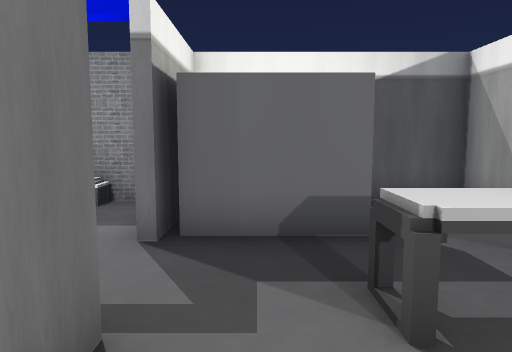
view 1 (above)

17 first-person views from a walk through a Unity game level. The camera is 1.3 m above the floor, tilts 6° down and sees 70° across. Doors are open. The floor is counted in squares, 1 m on a side. Each view is taken from the middle of a square. On the plan, view 1 faces up. The plan holds only what a view shows up to about 15 squares ahead; the rest is blank. The place goes on beyond the plan. Some surface patterns are stand-ins.

view 2
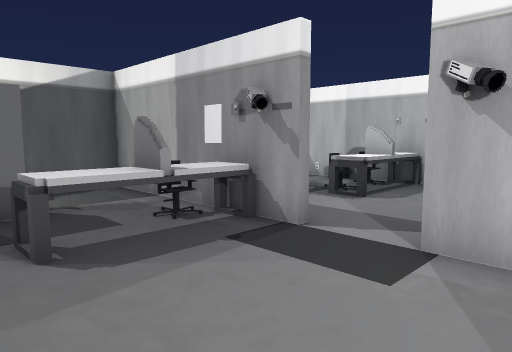

view 3
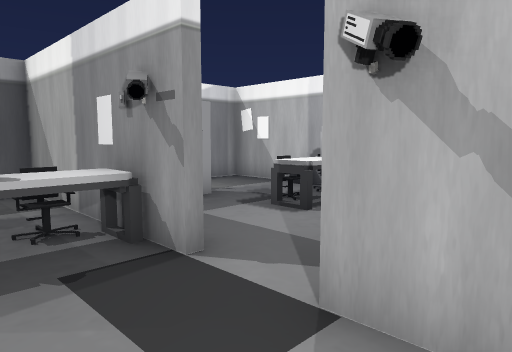

view 4
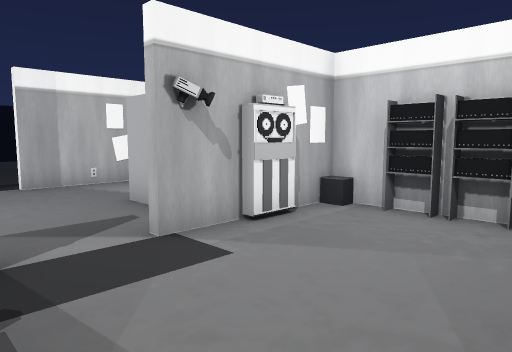

view 5
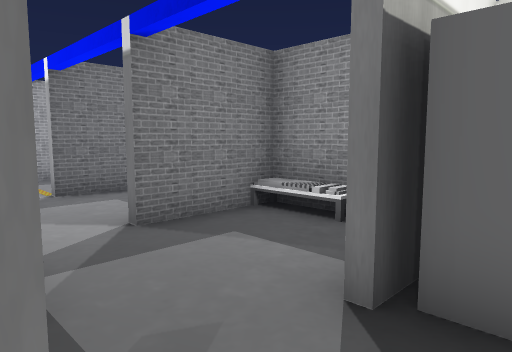

view 6
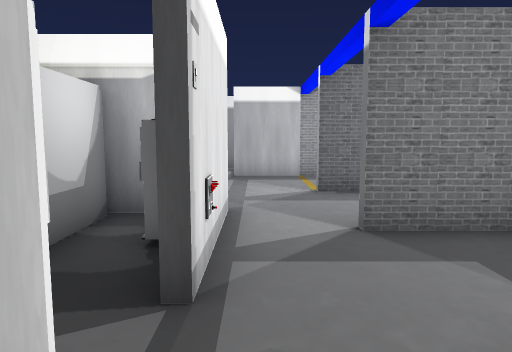

view 7
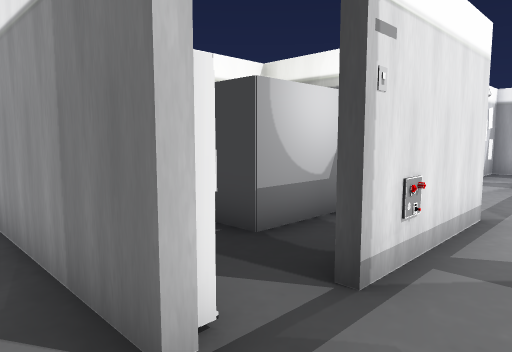

view 8
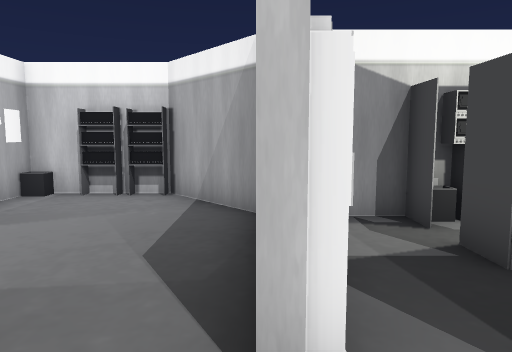

view 9
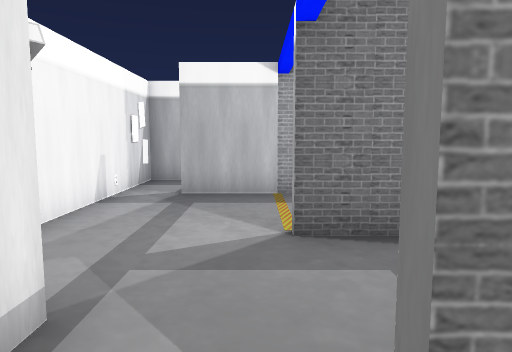

view 10
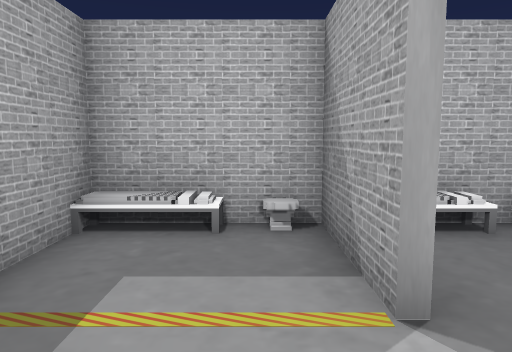

view 11
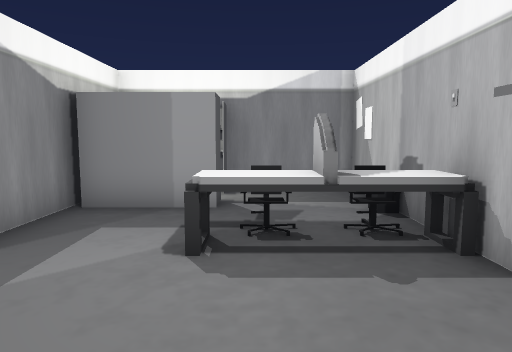

view 12
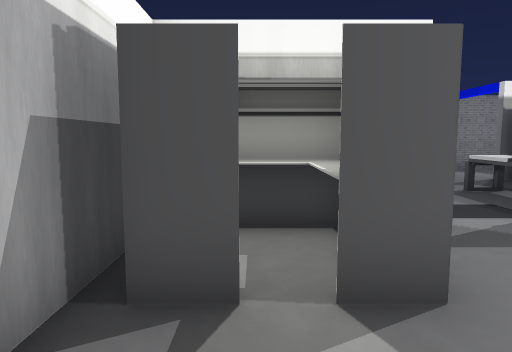

view 13
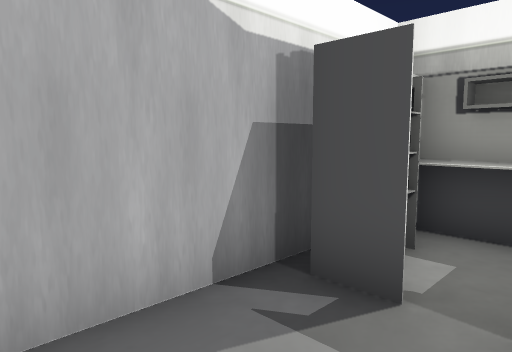

view 14
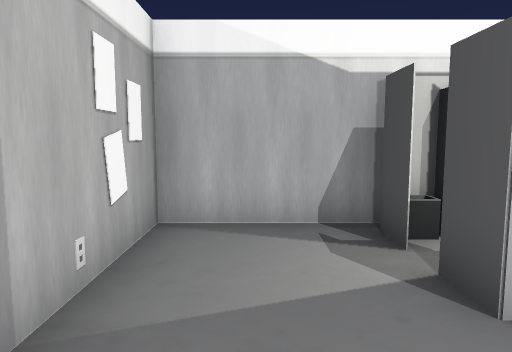

view 15
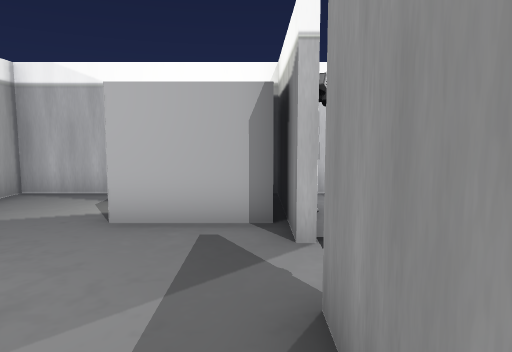

view 16
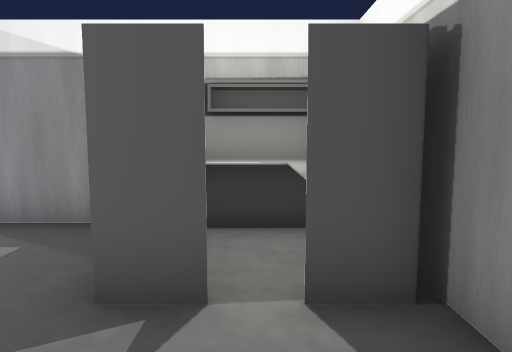

view 17
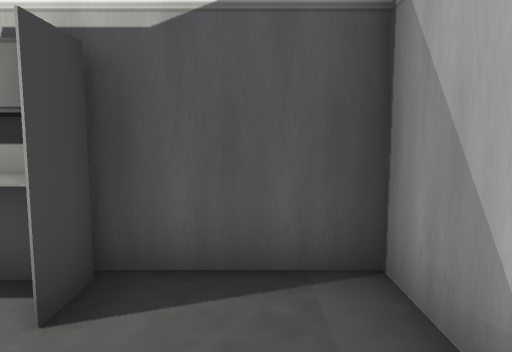

### Floor plan
Points are (right, up) in squares from view 1. A wall is a line through its corners. A room is listed if a view was taken in it or the views show most of it. See-through windows are left out.
Room 1 (views 1, 2, 3, 4, 5, 6, 7, 8, 17)
walls: (-1.6, 2.3) (-1, 2.3) (-1, -2); (4.3, 3.4) (4.3, 7.5) (1.4, 7.5); (-1.2, 5.5) (-1.2, 4.5); (-1, -2.2) (1, -4.5) (2.1, -4.5); (4, -3) (4, -1.9); (1, -4.2) (1.9, -4.2); (2.1, -4.2) (3, -4.2); (2.2, -4.5) (4.3, -4.5) (4.3, -3.2)
ways out: opening at (-1, 3.5) to room 2; open door at (4, 0.5) to room 4
objects: other object (-1, 5) to (1, 6); desk (1, 2) to (3, 3); other object (1, 7); chair (3, 3) to (4, 3)
Room 2 (view 9)
walls: (-4.5, 2.5) (-2.8, 2.5)
ways out: opening at (-1, 3.5) to room 1; opening at (-3.5, 3.5) to room 3; opening at (-2, 2)
objects: other object (-4, 3)
Room 3 (view 10)
walls: (-6.6, 2.5) (-4.5, 2.5); (-12.5, 5.1) (-12.5, 2.2); (-15.3, 1.8) (-15.3, 0.8) (-9.4, 0.8)
ways out: opening at (-3.5, 3.5) to room 2; open door at (-7, 5)
Room 4 (views 11, 12, 13, 14, 15, 16)
walls: (4.5, -1.4) (4.5, -4.5) (10.5, -4.5) (10.5, -0.2); (10.5, 1.5) (10.5, 7.5) (6.6, 7.5); (4.3, -2) (4.3, -0.4); (4.5, 5.2) (4.5, 3.4)
ways out: open door at (4, 0.5) to room 1; opening at (11, 0.5)
objects: other object (4, -1); other object (4, 2); other object (5, -4) to (7, -2); other object (5, 5) to (7, 7); desk (7, 2) to (10, 2); chair (8, 3); chair (9, 3) to (10, 3)
Room 5 (no view inside)
walls: (-6.1, 7.5) (-7.2, 7.5); (-8.7, 6.2) (-8.7, 4.5); (-9, 6.5) (-9, 7.5)
objects: other object (-9, 7)
Room 6 (no view inside)
walls: (-9, 7.5) (-12.5, 7.5) (-12.5, 5.1); (-9, 4.5) (-9, 6.5)
objects: other object (-12, 7)

Where each view was taken, in squares from view 1:
view 1: 0 up, 0 right, facing up
view 2: 2 down, 0 right, facing up-right
view 3: 2 down, 2 right, facing up-right
view 4: 2 up, 0 right, facing down-right
view 5: 2 up, 0 right, facing up-left
view 6: 3 up, 0 right, facing left
view 7: 4 up, 0 right, facing down-left
view 8: 4 up, 1 left, facing down
view 9: 4 up, 4 left, facing left
view 10: 2 up, 10 left, facing up
view 11: 2 down, 8 right, facing up
view 12: 3 down, 10 right, facing left
view 13: 2 down, 10 right, facing down-left
view 14: 1 up, 9 right, facing down
view 15: 4 up, 5 right, facing down
view 16: 6 up, 10 right, facing left
view 17: 4 up, 3 right, facing up
